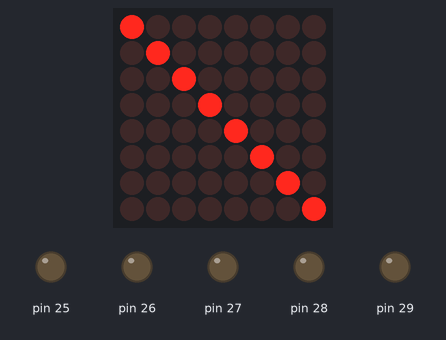
Recording of a sketch running on a simulated Arduino Mega 2560, built with avr-gcc and run on an emulated ATmega2560. Shown: 8×8 LED matrix, output pins drawn as LEDs (lit = HIGH). Wiring (from diagram.json): MAX7219 LED driver: data pin 22; clock pin 23; CS pin 24. Pins used as bus, display or sensor lines are not drawn.

Above: at 0.1 s.

The sketch:

ETALVIS_Problem_14_09.ino
```cpp
//Embedded Systems programming - GPIO
//Dot Matrix Control Problems
//use max 7219-matrix DOTMATRIX
//use PORT A
//self Assessment set -14 Problem 09
//Display diagonal all LEDs connecting from left top to right bottom #include "max7219.h"
#include "max7219.h"

void setup(void) {
    max7219_init();
    for (unsigned char row = 1; row <= 8; row++) {
        max7219_set_row(row, 1 << (row - 1)); // Diagonal pattern: bit position matches row index
    }
}
void loop(void) {
    // Static display
}

int main(void) {
    setup();
    while (1)
        loop();
}
```

max7219.c
```cpp
#include "max7219.h"

volatile char *porta = (volatile char *)0x22;
volatile char *ddra  = (volatile char *)0x21;

#define DIN_BIT 0
#define CLK_BIT 1
#define CS_BIT  2

void max7219_send(unsigned char address, unsigned char data) {
    unsigned int packet = (address << 8) | data;
    *porta &= ~(1 << CS_BIT);

    for (char i = 0; i < 16; i++) {
        if (packet & 0x8000)
            *porta |= (1 << DIN_BIT);
        else
            *porta &= ~(1 << DIN_BIT);

        *porta &= ~(1 << CLK_BIT);
        for (volatile int d = 0; d < 10; d++);
        *porta |= (1 << CLK_BIT);
        packet <<= 1;
    }

    *porta |= (1 << CS_BIT);
}

void max7219_init(void) {
    *ddra = 0xFF;
    *porta = (1 << CS_BIT);

    max7219_send(0x0C, 0x01);
    max7219_send(0x09, 0x00);
    max7219_send(0x0A, 0x08);
    max7219_send(0x0B, 0x07);
    max7219_send(0x0F, 0x00);
    max7219_clear();
}

void max7219_clear(void) {
    for (unsigned char row = 1; row <= 8; row++)
        max7219_send(row, 0x00);
}

void max7219_display_pixel(unsigned char row, unsigned char col) {
    if (row >= 1 && row <= 8 && col >= 1 && col <= 8) {
        max7219_send(row, 1 << (col - 1));
    }
}

void max7219_set_row(unsigned char row, unsigned char pattern) {
    if (row >= 1 && row <= 8) {
        max7219_send(row, pattern);
    }
}
```

max7219.h
```cpp
#ifndef MAX7219_H
#define MAX7219_H

#ifdef __cplusplus
extern "C" {
#endif

void max7219_init(void);
void max7219_send(unsigned char address, unsigned char data);
void max7219_display_pixel(unsigned char row, unsigned char col);
void max7219_set_row(unsigned char row, unsigned char pattern);
void max7219_clear(void);

#ifdef __cplusplus
}
#endif

#endif
```
